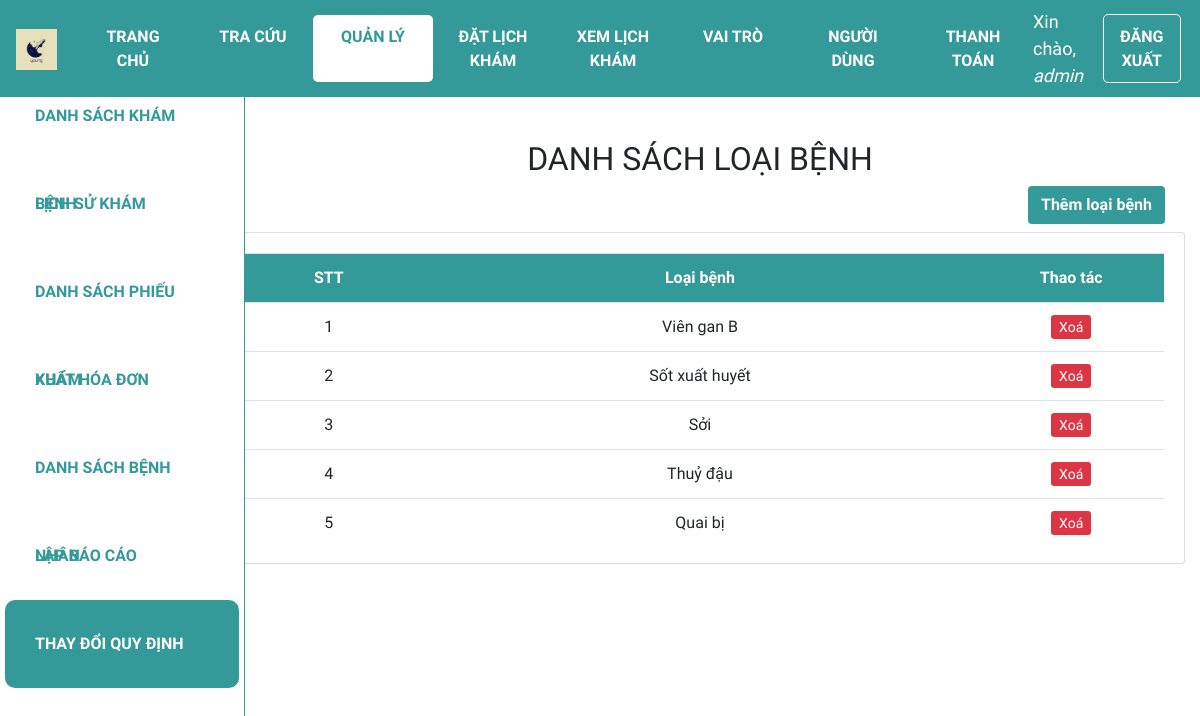
The app's page /thaydoi/loaibenh (signed in), older data.
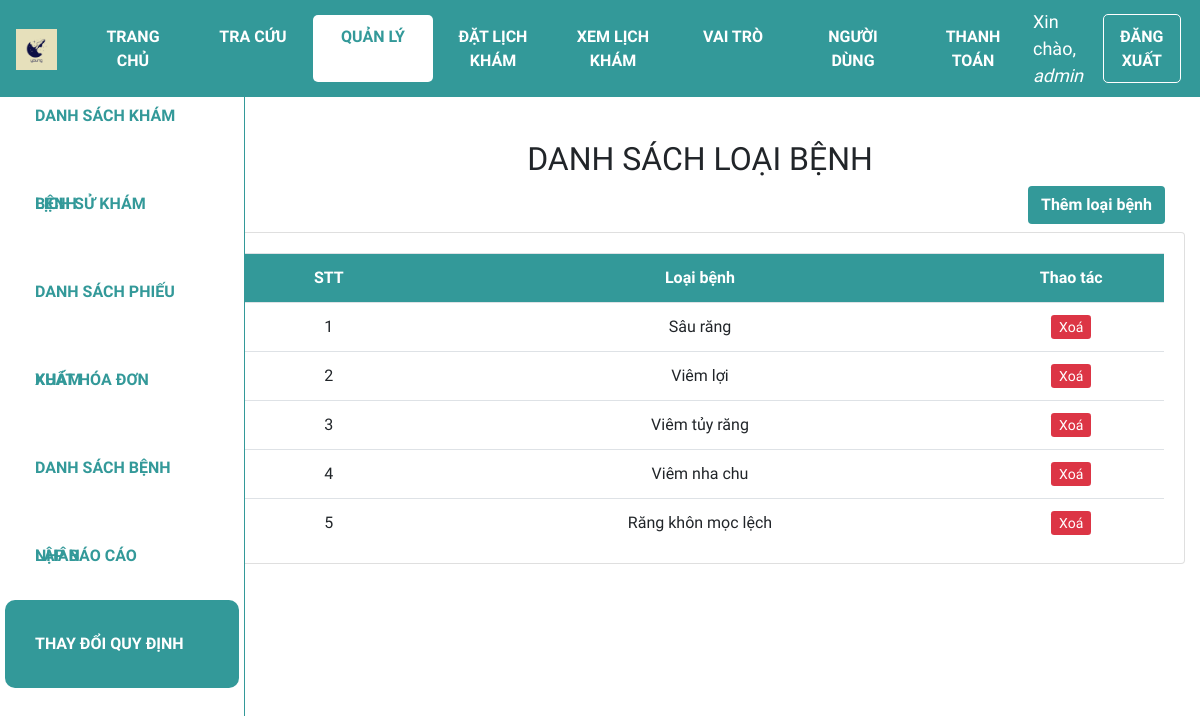
The same page, newer data.
### web_core/models.py (models this page shows)
class DANHMUC(models.Model):
    CATEGORIES = (
        ('Bệnh', 'Bệnh'),
        ('Thuốc', 'Thuốc'),
        ('Đơn vị', 'Đơn vị'),
        ('Cách dùng', 'Cách dùng'),
    )
    id = ShortUUIDField(
        verbose_name='ID Danh mục',
        length=10,
        max_length=12,
        prefix="DM",
        alphabet="0123456789",
        primary_key=True
    )
    ten = models.CharField('Tên', max_length=255, unique=True)
    loai = models.CharField('Loại', max_length=20, choices=CATEGORIES)
    gia_tri = models.IntegerField('Giá trị', null=True, blank=True, validators=[MinValueValidator(0)])
    def __str__(self):
        return self.ten
    class Meta:
        permissions = [
            ('add_service', 'Can add service'),
            ('change_service', 'Can edit service'),
            ('delete_service', 'Can delete service'),
            ('view_service', 'Can view service'),
        ]

### web_core/decorators.py (the view)
    def wrapper_function1(request, *args, **kwargs):
        group = None
        if request.user.groups.exists():
            group = request.user.groups.all()[0].name
        print(group)
        if group == 'customer':
            return view_func(request, *args, **kwargs)
        if group == 'admin':
            return view_func(request, *args, **kwargs)
        return HttpResponse('Bạn không có quyền truy cập trang này.', status=403)

### web_core/views.py (called while the page is built)
@admincus_only
def thaydoi_loaibenh(request):
    dslb = DANHMUC.objects.filter(loai='Bệnh')
    context = {'dslb': dslb}
    return render(request, 'web_core/thaydoi_loaibenh.html', context)

### web_core/templates/web_core/thaydoi_loaibenh.html (shortened to what this page needs)
{% extends 'web_core/main.html' %}
{% block content %}
<div class="row">
    <div class="col-md-2">
        {% include 'web_core/sidebar.html' %}
    </div>
    <div class="col-md-10">
        <h2 class="table-title" style>Danh sách loại bệnh</h2>
        <div class="btn-text-right">
            <a class='btn add-btn' href="{% url 'quanli_thaydoi_loaibenh_them' %}">Thêm loại bệnh</a>
        </div>
        <div class="card card-body">
            <table class='table my-table'>
                <tr class="table-head">
                    <th class="small-content">STT</th>
                    <th class="large-content">Loại bệnh</th>
                    <th class="small-content">Thao tác</th>
                </tr>
                {% for benh in dslb %}
                <tr>
                    <td class="small-content stt"></td>
                    <td class="large-content">{{ benh }}</td>
                    <td class="small-content">
                        <a class="btn-sm btn-danger" href="{% url 'quanli_thaydoi_loaibenh_xoa' benh.id %}">Xoá</a>
                    </td>
                </tr>
                {% endfor %}
            </table>
        </div>
    </div>
</div>
{% endblock %}

Row changes from the older to the newer data that the page shows:
changed DANHMUC: ten "Viên gan B" → "Sâu răng"
changed DANHMUC: ten "Sốt xuất huyết" → "Viêm lợi"
changed DANHMUC: ten "Sởi" → "Viêm tủy răng"
changed DANHMUC: ten "Thuỷ đậu" → "Viêm nha chu"
changed DANHMUC: ten "Quai bị" → "Răng khôn mọc lệch"
